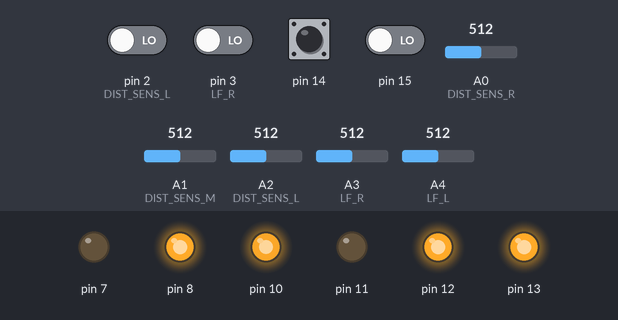
A sketch run on a simulated Arduino Mega 2560, built with avr-gcc and run on an emulated ATmega2560. Parts: output pins drawn as LEDs (lit = HIGH). Inputs (shaded band) come from the test bench; at power-on: pin 14 HIGH, pin 2 (DIST_SENS_L), pin 3 (LF_R), pin 15 LOW, A1 (DIST_SENS_M) = 512, A0 (DIST_SENS_R) = 512, A2 (DIST_SENS_L) = 512, A3 (LF_R) = 512, A4 (LF_L) = 512.

Above: at 1.26 s.
1.3 s: A1 (DIST_SENS_M) set to 306
4.3 s: pin 3 (LF_R) driven HIGH
At 4.96 s:
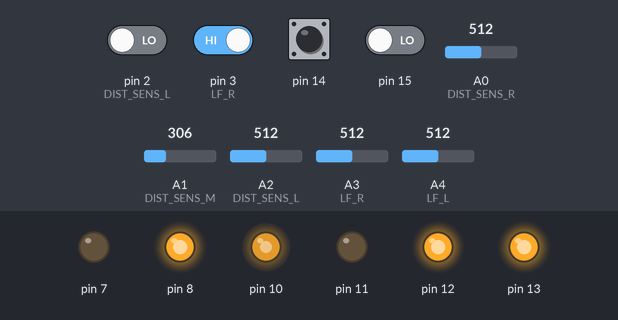
7.3 s: A1 (DIST_SENS_M) set to 716
At 10.56 s:
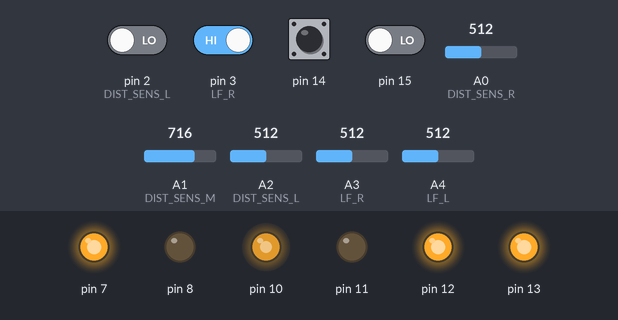
At 17.8 s:
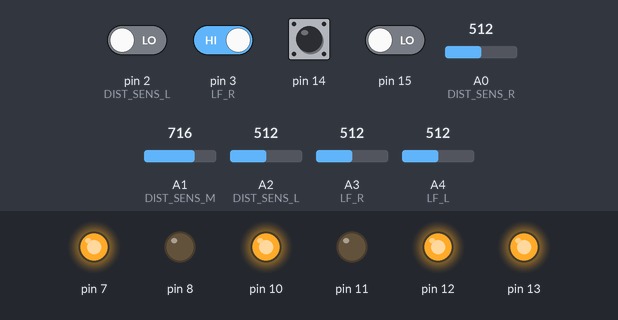
Timing chart, 0 to 20.3 s (numbered marks = the images above; inputs shaded):
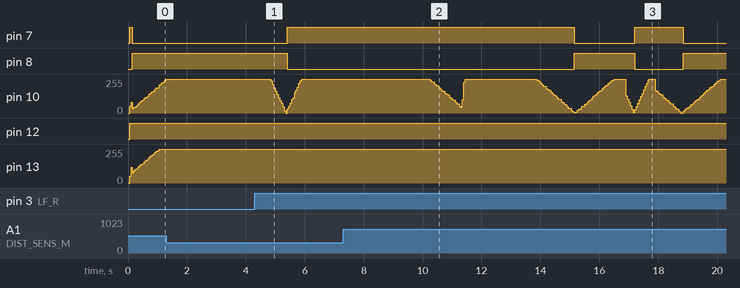

The sketch:

Programme-RightAngles-Wall_follower.ino
```cpp
/*
   This program is for the aCTino robot.
   This program make the robot able to follow the wall on it's right by making 90 degrees angles
   It contains the following features
      - Proportionnal controller to keep the robot at the right distance from the wall
      - Timer algorithm to manage the time
      - Dead-end detection (turn back)
      - End wall detection (turn to the right)
      - Front wall detection (turn to the left)
      - Detection of turning around an object (move straight)
*/

#include <RC5.h>
#include <acaBotM.h>

//Constants
//=================================================================================

//distance sensors connections "Sharp 2D120X  4 ... 30 cm" ------------------------
const int DIST_SENS_R = 0;  //analog input 0  (A0)
const int DIST_SENS_M = 1;  //analog input 1  (A1)
const int DIST_SENS_L = 2;  //analog input 2  (A2)

//'L'ine 'F'inders ----------------------------------------------------------------
const int LF_R = 3; //analog input 3 (A3)
const int LF_L = 4; //analog input 4 (A4)


//GLOBAL VARIABLES
//=================================================================================

int distSensR = 0;     // the Bot's three 'eyes' R/M/L to detect obstacles
int distSensM = 0;     // range: 0..1024 (connected to 10bit-ADC
int distSensL = 0;

int lineFinderR;
int lineFinderL;

unsigned long currentMillis = 0;
unsigned long previousMillisPrint = 0;
unsigned long previousMillisMotorControl = 0;


// ----------------- USER VARIABLES (Begin) ---------------------------------------
// ================================================================================

//Timer
unsigned long nextEvent = 0;            //Time when the next event will start from the start of the program (in ms)
const unsigned int timeBase = 500;      //Amount of time from the end of an avant to the next event (in ms)

//State machine
unsigned int robotState = 0;          //Current state of the state machine
#define STATE_SEARCH_WALL 0           //Searching for a wall
#define STATE_FOLLOW_WALL 1           //Follow the wall in the ritht side of the robot
#define STATE_TURN_SPOT   2           //Turn the robot on the spot
#define STATE_TURN_LEFT   3           //Turn the robot on the left
#define STATE_TURN_RIGHT  4           //Turn the robot on the right
#define STATE_TURN_BACK   5           //Turn the robot back
#define STATE_STRAIGHT    6           //Move the robot straight forward

//Distances
const float distWallSet = 5.0;                                //Expected distance from the robot to the wall in reality (in cm)
float distWallAngleSet = (distWallSet / cos(M_PI / 4));       //Expected distance from the robot to the wall for the right distance sensor (in cm)

//Speeds
float botForward_V = 10.0;              //Robot linear speed during the wall following (in cm/s)
float botOmega = 45.0;                  //Robot angular speed (during the right and left curves)
const float kp = 15.0;                  //Proportionnal controller adjustment coefficiant

//Measurement
float distanceL = 0.0;  //Left distance sensor value (in cm)
float distanceM = 0.0;  //Middle distance sensor value (in cm)
float distanceR = 0.0;  //Right distance sensor value (in cm)
float omega     = 0.0;  //Proportionnal controller value (in degrees)

//Counters
unsigned int curveRightCounter   = 0;   //Count the number of right turns in a row
unsigned int stateMachineEntries = 0;   //Count the time ticks inside the state machine

// ===============================================================================
// ------------------ USER VARIABLES (End)--------------------------------------


void setup() {

  serialPortEn    = 1;    //0: disabled, 1: enabled   --- via USB-Cable connected to PC
  serialPort1En   = 0;    //0: disabled, 1: enabled   --- XBEE-Carrier (wireless)
  serialBaudrate  = 9600; //max: 38400 Baud
  serialBaudrate1 = 9600; //max: 38400 Baud

  botHardwareInit();

  motorControlTimeInterval =   50;  // in ms!!!
  //PID-Control .........................................................
  kpPid = 5.0;
  kiPid = 1.7;
  kdPid = 5.0;

  rc5Address = 0;  //remote control:   addr: 0 -> TV1   5 -> VCR1   [8 -> CBL]   20 -> AUX1
  rc5JoystickSpeedForward = 15.0;  //Remote/Joystick: speedForward cm/s (keys: 2,8)
  rc5JoystickOmegaForward = 30.0;  //Remote/Joystick: omegaForward °/s (keys: 1,3,7,9)
  rc5JoystickOmegaSpot    = 90.0;  //Remote/Joystick: omegaSpot °/s (keys: 4,6)

  resetBotDynamics();                       // clear Dynamic Data "EncoderValues Left/Right" and nescessarily MotorControl Data
  // (the variables "Bot speed forward/omega" are NOT reset but keep their given value!)
  setBotForwardKinematics(0.0, 0.0, 0.0);   // (re-)set xt, yt, phit (= Bot's World Data)
  vOmega(0.0, 0.0);                         // drive Bot: Param.1: v (bot forward speed: cm/s), Param.2: omega (curve speed: °/s)
  // Note: Use ONLY this function to set Bot Speed!!!

  // ----------------- USER SETUP (Begin) ---------------------------------------
  // ================================================================================

  //Entry point of the state machine
  robotState = STATE_SEARCH_WALL;
  stateMachineEntries = 0;
  vOmega(botForward_V, 0.0);

  // ===============================================================================
  // ------------------ USER SETUP (End)--------------------------------------

} //end setup()


void loop() {

  // +++++++++++ ADMINISTRATION CODE +++ (better don't touch!) +++++++++++++++++++++++++++++++++++++++++++++++++++++

  currentMillis = millis();  //take snapshot of time

  rc5Joystick();

  if ((unsigned long)(currentMillis - previousMillisMotorControl) >= motorControlTimeInterval) {
    //in this time intervall not only pidMotorControl() is executed but also some other functions of importance

    readDistanceSensors();      //store readings in the global int-variables distSensL, distSensM, distSensR [range 0..1024]
    readLineFinders();          //store readings in the global int-variables lineFinderL, lineFinderR [range 0..1024]
    updateForwardKinematics();  //store readings in the global float-variables xt (cm), yt (cm), phit (Grad)
    pidMotorControl();

    previousMillisMotorControl += motorControlTimeInterval;
  }

  if ((unsigned long)(currentMillis - previousMillisPrint) >= 1000) {
    /*depending on the global variable "serialPort" in setup() the print-output of the following functions is sent to
      either to Serial0 (USB) or Serial1 (XBee)*/

    //printDistanceSensors();    // d: distSensL, distSensM, distSensR [range 0..1024]
    //printLineFinders();        // l: lineFinderL, lineFinderR
    //printEncoderPulses();      // e: numberEncoderPulsesLeft, numberEncoderPulsesRight
    //printForwardKinematics();  // k: xt, yt, phit

    previousMillisPrint += 1000;
  }

  // +++++++++++ USER CODE (Begin) ++++++++++++++++++++++++++++++++++++++++++++++++++++++++++++
  // ==========================================================================================

  /*Note: You can read (but not change!) the following global variables for the benefits of your Code:
    the Bot's Pacemaker Variables: (type "long") numberEncoderPulsesLeft, numberEncoderPulsesRight
                                   (type "float") botForward_VForward [actual v, cm/s], botForward_VOmega [deg/s]
    the Bot's Eyes Variables     : (type "int")  distSensR, distSensM, distSensL [range 0..1024]
    the Bot's Look Down          : (type "int")  lineFinderL; lineFinderR [range 0..1024]
    the Bot's World Coordinates  : (type "float") xt (cm), yt (cm), phit (Grad 0..380°)
  */

   //Measure the distance of each distance sensors
   measureDistance();

    switch(robotState)
    {
      case STATE_SEARCH_WALL :  //If there is a wall in front or in the left side of the robot
                                if( (distanceL < distWallAngleSet) || (distanceM < distWallAngleSet) )
                                {
                                  //Turn the robot on the spot
                                  //Prepare the state STATE_TURN_SPOT
                                  vOmega(0.0, botOmega);
                                  robotState = STATE_TURN_SPOT;
                                }
                                else if(distanceR < (distWallAngleSet * 2) )
                                {
                                  //Follow the wall on the right of the robot
                                  //Prepare the state STATE_FOLLOW_WALL
                                  pController(botForward_V);
                                  robotState = STATE_FOLLOW_WALL;
                                }
                                break;

      case STATE_FOLLOW_WALL  : //If the robot is in a dead-end
                                if(  (distanceM < distWallAngleSet)  && (distanceR < (distWallAngleSet * 1.5)) && (distanceL < (distWallAngleSet * 1.5)) )
                                {
                                  //Turn the robot back
                                  //Prepare the state STATE_TURN_BACK
                                  vOmega(0.0, botOmega);
                                  robotState = STATE_TURN_BACK;
                                }

                                //If there is a wall in front of the robot
                                else if(distanceM < distWallAngleSet)
                                {
                                  //Turn the robot to the left
                                  //Prepare the state STATE_TURN_LEFT
                                  vOmega(0.0, botOmega);
                                  robotState = STATE_TURN_LEFT;
                                }

                                //If the robot arrive at the end of the wall
                                else if(distanceR > (distWallAngleSet * 3) )
                                {
                                  //If the robot is not turning around an obstacle
                                  if(curveRightCounter < 4)
                                  {
                                    //Turn the robot to the right
                                    //Prepare the state STATE_TURN_RIGHT
                                    vOmega(botForward_V, (-omega/5));
                                    robotState = STATE_TURN_RIGHT;
                                  }

                                  //If the robot is turning around an obstacle
                                  else
                                  {
                                    //Move the robot straight
                                    //Prepare the state STATE_STRAIGHT
                                    vOmega(botForward_V, 0.0);
                                    robotState = STATE_SEARCH_WALL;
                                  }
                                }

                                else
                                {
                                  //Follow the wall on the right side of the robot
                                  pController(botForward_V);
                                }

                                break;

      case STATE_TURN_LEFT    : //Reset counter
                                curveRightCounter = 0;

                                //Timer algorithm
                                if(currentMillis >= nextEvent)
                                {
                                  //Wait 2 seconds before following the wall on the right of the robot
                                  if(stateMachineEntries == 3)
                                  {
                                    //Reset state machine counter
                                    stateMachineEntries = 0;

                                    //Follow the wall on the right side of the robot
                                    //Prepare the state STATE_FOLLOW_WALL
                                    pController(botForward_V);
                                    robotState = STATE_FOLLOW_WALL;
                                  }
                                  else
                                  {
                                    //Increment the counter
                                    stateMachineEntries++;
                                  }

                                  //Increment the timer counter
                                  nextEvent = currentMillis + timeBase;
                                }

                                //If there is a wall in the right side of the robot
                                else if(distanceM > (distWallAngleSet * 3) )
                                {
                                  //Reset state machine counter
                                  stateMachineEntries = 0;

                                  //Follow the wall on the right of the robot
                                  //Prepare the state STATE_FOLLOW_WALL
                                  pController(botForward_V);
                                  robotState = STATE_FOLLOW_WALL;
                                }
                                break;

      case STATE_TURN_RIGHT   : //Timer algorithm
                                if(currentMillis >= nextEvent)
                                {
                                  //Go straight during 2 seconds after the end of the wall to avoid it
                                  if(stateMachineEntries == 3)
                                  {
                                    //Increment counter
                                    curveRightCounter++;

                                    //Move the robot straight
                                    vOmega(0.0, -botOmega);
                                    stateMachineEntries++;
                                  }

                                  //If there is a wall in the right side of the robot - wait 2 more seconds
                                  else if( (stateMachineEntries == 7) || (distanceR < (distWallAngleSet * 2))  )
                                  {
                                    //Reset state machine counter
                                    stateMachineEntries = 0;

                                    //Follow the wall on the right side of the robot
                                    //Prepare the state STATE_FOLLOW_WALL
                                    pController(botForward_V);
                                    robotState = STATE_FOLLOW_WALL;
                                  }
                                  else
                                  {
                                    //Increment counter
                                    stateMachineEntries++;
                                  }

                                  //Increment the timer
                                  nextEvent = currentMillis + timeBase;
                                }
                                break;

      case STATE_TURN_SPOT :    //Reset counter
                                curveRightCounter = 0;

                                //If there is a wall on the right of the robot
                                if(distanceR < 10.0)
                                {
                                  //Follow the wall on the right side of the robot
                                  //Prepare the state STATE_FOLLOW_WALL
                                  pController(botForward_V);
                                  robotState = STATE_FOLLOW_WALL;
                                }
                                break;

      case STATE_TURN_BACK    : //Reset counter
                                curveRightCounter = 0;

                                //Timer algorithm
                                if(currentMillis >= nextEvent)
                                {
                                  //Wait 4 seconds before moving the robot straight
                                  if(stateMachineEntries == 8)
                                  {
                                    //Increment counter
                                    stateMachineEntries++;

                                    //Move the robot straight
                                    vOmega(botForward_V, 0.0);
                                  }

                                  //Wait 1 second before following the wal on the right of the robot
                                  else if(stateMachineEntries == 10)
                                  {
                                    //Reset state machine counter
                                    stateMachineEntries = 0;

                                    //Follow the wall on the right side of the robot
                                    //Prepare the state STATE_FOLLOW_WALL
                                    pController(botForward_V);
                                    robotState = STATE_FOLLOW_WALL;
                                  }
                                  else
                                  {
                                    //Increment counter
                                    stateMachineEntries++;
                                  }

                                  //Increment the timer counter
                                  nextEvent = currentMillis + timeBase;
                                }

                                //If there is no more wall in front of the robot
                                else if(distanceM > (distWallAngleSet * 3) )
                                {
                                  //Reset state machine counter
                                  stateMachineEntries = 0;

                                  //Follow the wall on the right side of the robot
                                  //Prepare the state STATE_FOLLOW_WALL
                                  pController(botForward_V);
                                  robotState = STATE_FOLLOW_WALL;
                                }
                                break;


    }

  // ==========================================================================================
  // +++++++++++ USER CODE (End) ++++++++++++++++++++++++++++++++++++++++++++++++++++++++++++


} //end loop()


void printDistanceSensors() {

  if (serialPortEn == 1) {
    Serial.print('d'); //identifier d stands for d_istance sensor data
    Serial.print(distSensL);
    Serial.print(',');
    Serial.print(distSensM);
    Serial.print(';');
    Serial.println(distSensR);
    //Serial.print('.');
  }
  if (serialPort1En == 1) {
    Serial1.print('d'); //identifier d stands for d_istance sensor data
    Serial1.print(distSensL);
    Serial1.print(',');
    Serial1.print(distSensM);
    Serial1.print(';');
    Serial1.println(distSensR);
    //Serial1.print('.');
  }

} //end printDistanceSensors()


void printLineFinders() {

  if (serialPortEn == 1) {
    Serial.print('l'); //identifier l stands for l_ine finder data
    Serial.print(lineFinderL);
    Serial.print(',');
    Serial.println(lineFinderR);
    //Serial.print('.');
  }
  if (serialPort1En == 1) {
    Serial1.print('l'); //identifier l stands for l_ine finder data
    Serial1.print(lineFinderL);
    Serial1.print(',');
    Serial1.println(lineFinderR);
    //Serial1.print('.');
  }

} //end printLineFinders()


void readDistanceSensors() {
  /*Measuring Cycle of the Sharp Distance Sensors is minimum 16,5ms */

  distSensL = analogRead(DIST_SENS_L);
  distSensM = analogRead(DIST_SENS_M);
  distSensR = analogRead(DIST_SENS_R);

} //end readDistanceSensors()


void readLineFinders() {
  lineFinderR = analogRead(LF_R);
  lineFinderL = analogRead(LF_L);

} //end readLineFinders()

void measureDistance() {
  /*Convert the analog value from the distance sensors in cm*/

    distanceR = (float)((2076 / (distSensR * 0.545 - 11)) - 1);
    distanceM = (float)((2076 / (distSensM * 0.545 - 11)) - 1);
    distanceL = (float)((2076 / (distSensL * 0.545 - 11)) - 1);


    //Limit the value at the limits of the sensors
    if(distanceR > 30.0)
    {
      distanceR = 30.0;
    }
    else if(distanceR < 0.0)
    {
      distanceR = 30.0;
    }

    if(distanceL > 30.0)
    {
      distanceL = 30.0;
    }
    else if(distanceL < 0.0)
    {
      distanceL = 30.0;
    }

    if(distanceM > 30.0)
    {
      distanceM = 30.0;
    }
    else if(distanceM < 0.0)
    {
      distanceM = 30.0;
    }
} //end measureDistance()


void pController(float linearSpeed) {
  /*Keep the robot at the expected distance from the wall*/
  omega = (distWallAngleSet - distanceR) * kp ;

  //Limit the value of the angular speed of the robot
  if(omega > 30.0)
  {
    omega = 30.0;
  }
  else if(omega < -30.0)
  {
    omega = -30.0;
  }

  vOmega(linearSpeed ,omega);

} //end pController()
```

Measured:
- after the input at 7.3 s, pin 7: HIGH → LOW after 7.9 s, → HIGH 2.1 s later, → LOW 1.7 s later; pin 8: LOW → HIGH after 7.9 s, → LOW 2.1 s later, → HIGH 1.7 s later
